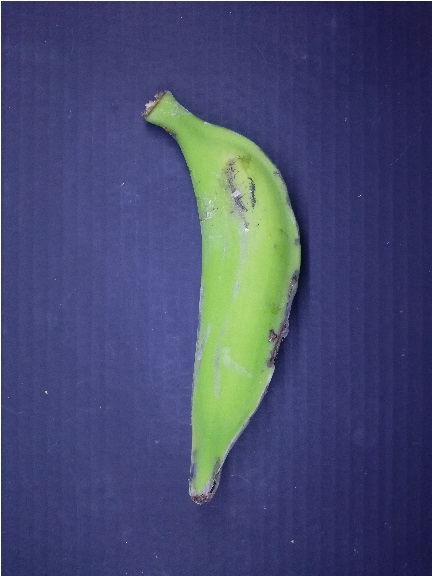
#> input picture python/segmentacion/170.jpg, 432 x 576 px
$ python prueba3_color.py   (older library calls are emulated)
#> lines starting #> are read from the running program, lines starting #| are printed output that depends on the picture
from skimage import io
import matplotlib.pyplot as plt
import numpy as np
from skimage.color import rgb2grey
from skimage.morphology import disk
from skimage.filters.rank import minimum
from skimage.util import img_as_ubyte
from skimage.filters.rank import maximum

#img=io.imread("platano_reducido_2.jpg")
img=io.imread("170.jpg")
#> img is the input picture: shape (576, 432, 3); mean R, G, B 69.4, 75.6, 111.8
fondo=io.imread("fondo_REDUCIDO.jpg")
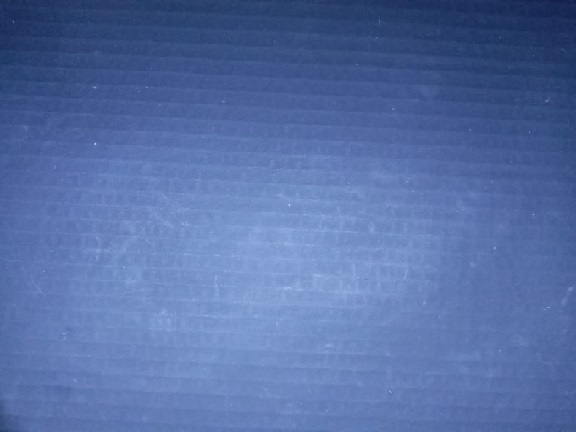
#> input picture python/segmentacion/fondo_REDUCIDO.jpg, 576 x 432 px
#> fondo is the input picture: shape (432, 576, 3); mean R, G, B 86.4, 111, 165.7

img=img_as_ubyte(img)
fondo=img_as_ubyte(fondo)

n=img.shape
#> n = (576, 432, 3)
s=np.zeros(n)
print(img.shape)
#| (576, 432, 3)
print(fondo.shape)
#| (432, 576, 3)
print(s.shape)
#| (576, 432, 3)

for z in range(n[2]):
    for x in range(n[0]):
        for y in range(n[1]):
            s[x][y][z]=img[x][y][z]- fondo[y][x][z]
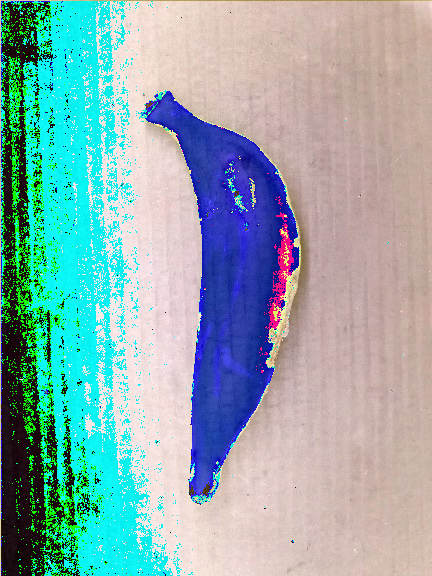
#> s: shape (576, 432, 3) float64; mean R, G, B 141.6, 172.1, 174

print(s.shape)
#| (576, 432, 3)
io.imshow(s*255)
io.show()
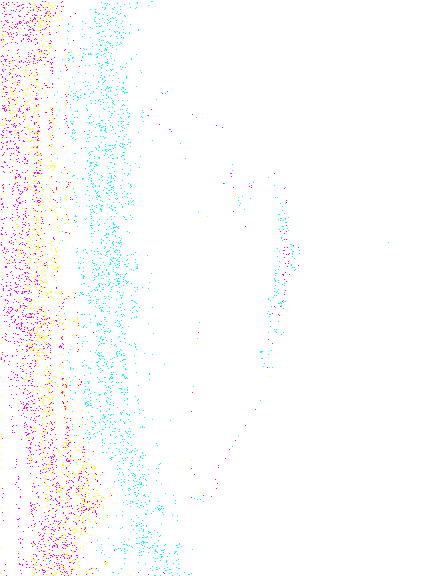
#> shown: shape (576, 432, 3) float64; mean R, G, B 0.991, 0.991, 0.992
